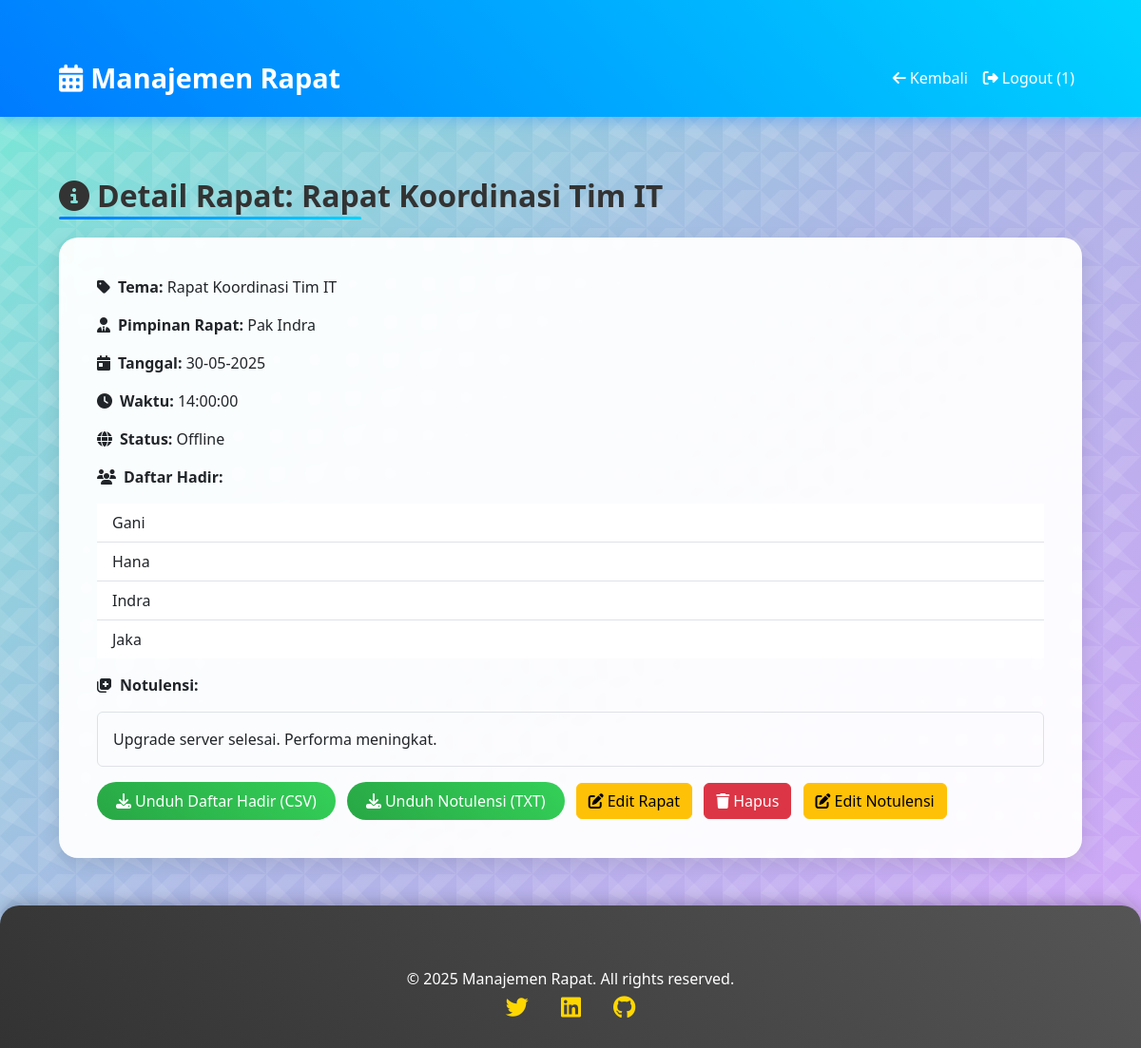
The page /view_meeting.php?id=30 (signed in) on the database its author committed.
### tables this page shows
CREATE TABLE `meetings` (
  `id` int NOT NULL,
  `theme` varchar(255) NOT NULL,
  `meeting_date` date NOT NULL,
  `meeting_time` time NOT NULL,
  `status` enum('Online','Offline') NOT NULL,
  `attendees` text NOT NULL,
  `notes` text NOT NULL,
  `meeting_link` varchar(255) DEFAULT NULL,
  `file_path` varchar(255) DEFAULT NULL,
  `leader` varchar(100) NOT NULL,
  `department` enum('IT','Marketing','HR','Keuangan','Produksi','Sales') NOT NULL,
  `created_at` timestamp NULL DEFAULT CURRENT_TIMESTAMP
);

### view_meeting.php (the view, shortened to what this page needs)
<?php
require 'config.php';
$role = mysqli_fetch_assoc(mysqli_query($conn, "SELECT role FROM users WHERE id = " . $_SESSION['user_id']))['role'];
$id = intval($_GET['id']);
$query = "SELECT * FROM meetings WHERE id = $id";
$result = mysqli_query($conn, $query);
$meeting = mysqli_fetch_assoc($result);
?>
<!DOCTYPE html>
<html lang="id">
<head>
    <link href="https://cdn.jsdelivr.net/npm/bootstrap@5.3.0/dist/css/bootstrap.min.css" rel="stylesheet">
    <link rel="stylesheet" href="https://cdnjs.cloudflare.com/ajax/libs/font-awesome/6.4.0/css/all.min.css">
    <link rel="stylesheet" href="styles.css">
</head>
<body>
    <nav class="navbar navbar-expand-lg navbar-dark">
        <div class="container">
            <a class="navbar-brand" href="index.php"><i class="fas fa-calendar-alt me-2"></i>Manajemen Rapat</a>
            <div class="collapse navbar-collapse" id="navbarNav">
                <div class="navbar-nav ms-auto">
                    <a class="nav-link" href="index.php"><i class="fas fa-arrow-left me-1"></i>Kembali</a>
                    <a class="nav-link" href="logout.php"><i class="fas fa-sign-out-alt me-1"></i>Logout (<?php echo htmlspecialchars($_SESSION['user_id']); ?>)</a>
                </div>
            </div>
        </div>
    </nav>
    <div class="container">
        <h2 class="my-4"><i class="fas fa-info-circle me-2"></i>Detail Rapat: <?php echo htmlspecialchars($meeting['theme']); ?></h2>
        <div class="card p-4">
            <div class="card-body">
                <p><strong><i class="fas fa-tag me-2"></i>Tema:</strong> <?php echo htmlspecialchars($meeting['theme']); ?></p>
                <p><strong><i class="fas fa-user-tie me-2"></i>Pimpinan Rapat:</strong> <?php echo htmlspecialchars($meeting['leader']); ?></p>
                <p><strong><i class="fas fa-calendar-day me-2"></i>Tanggal:</strong> <?php echo date('d-m-Y', strtotime($meeting['meeting_date'])); ?></p>
                <p><strong><i class="fas fa-clock me-2"></i>Waktu:</strong> <?php echo htmlspecialchars($meeting['meeting_time']); ?></p>
                <p><strong><i class="fas fa-globe me-2"></i>Status:</strong> <?php echo htmlspecialchars($meeting['status']); ?></p>
                <p><strong><i class="fas fa-users me-2"></i>Daftar Hadir:</strong></p>
                <ul class="list-group list-group-flush mb-3">
                    <?php
                    $attendees = explode(',', $meeting['attendees']);
                    foreach ($attendees as $attendee) {
                        echo "<li class='list-group-item'>" . htmlspecialchars(trim($attendee)) . "</li>";
                    }
                    ?>
                </ul>
                <p><strong><i class="fas fa-notes-medical me-2"></i>Notulensi:</strong></p>
                <p class="border p-3 rounded"><?php echo nl2br(htmlspecialchars($meeting['notes'])); ?></p>
                <div class="mt-3">
                    <a href="view_meeting.php?id=<?php echo $id; ?>&download=1" class="btn btn-success me-2"><i class="fas fa-download me-1"></i>Unduh Daftar Hadir (CSV)</a>
                    <a href="view_meeting.php?id=<?php echo $id; ?>&download_notes=1" class="btn btn-success me-2"><i class="fas fa-download me-1"></i>Unduh Notulensi (TXT)</a>
                    <?php if ($role == 'Admin'): ?>
                        <button type="button" class="btn btn-warning me-2" data-bs-toggle="modal" data-bs-target="#editModal"><i class="fas fa-edit me-1"></i>Edit Rapat</button>
                        <a href="view_meeting.php?id=<?php echo $id; ?>&delete=1" class="btn btn-danger me-2" onclick="return confirm('Yakin ingin menghapus rapat ini?')"><i class="fas fa-trash me-1"></i>Hapus</a>
                    <?php endif; ?>
                    <button type="button" class="btn btn-warning me-2" data-bs-toggle="modal" data-bs-target="#editNotesModal"><i class="fas fa-edit me-1"></i>Edit Notulensi</button>
                </div>
            </div>
        </div>
    </div>
    <footer class="footer">
        <div class="container">
            <p>© 2025 Manajemen Rapat. All rights reserved.</p>
            <div>
                <a href="#"><i class="fab fa-twitter"></i></a>
                <a href="#"><i class="fab fa-linkedin"></i></a>
                <a href="#"><i class="fab fa-github"></i></a>
            </div>
        </div>
    </footer>
</body>
</html>

### styles.css (style rules this page uses)
body { background: linear-gradient(135deg, #74ebd5, #acb6e5, #d4a5f9); font-family: "Segoe UI", Tahoma, Geneva, Verdana, sans-serif; color: #333; min-height: 100vh; position: relative; overflow-x: hidden; }
body::before { content: ""; position: absolute; top: 0; left: 0; width: 100%; height: 100%; z-index: -1; }
.navbar { background: linear-gradient(45deg, #007bff, #00d4ff); box-shadow: 0 4px 15px rgba(0, 123, 255, 0.3); padding: 15px 0; transition: all 0.3s ease; }
.navbar-brand { font-weight: bold; font-size: 1.8rem; color: #fff !important; }
.navbar-nav .nav-link { color: white !important; font-weight: 500; transition: all 0.3s ease; padding: 10px 15px; }
.container { max-width: 1100px; margin-top: 40px; animation: fadeIn 1s ease-in; }
h2 { font-weight: 600; color: #333; position: relative; display: inline-block; }
h2::after { content: ""; position: absolute; bottom: -5px; left: 0; width: 50%; height: 3px; background: linear-gradient(45deg, #007bff, #00d4ff); border-radius: 3px; }
.card { border: none; border-radius: 20px; box-shadow: 0 6px 20px rgba(0, 0, 0, 0.1); transition: all 0.3s ease; background: rgba(255, 255, 255, 0.95); backdrop-filter: blur(5px); }
.btn-success { background: linear-gradient(45deg, #28a745, #34d058); border: none; border-radius: 20px; padding: 8px 20px; color: white; transition: all 0.3s ease; }
.footer { background: linear-gradient(45deg, #333, #555); color: white; padding: 25px 0; margin-top: 50px; text-align: center; border-top-left-radius: 20px; border-top-right-radius: 20px; box-shadow: 0 -4px 15px rgba(0, 0, 0, 0.2); }
.footer p { margin: 0; font-size: 1rem; }
.footer a { color: #ffd700; text-decoration: none; margin: 0 15px; font-size: 1.5rem; transition: all 0.3s ease; }

### rows shown on the page
meetings: theme "Rapat Koordinasi Tim IT", leader "Pak Indra", meeting_date "30-05-2025", meeting_time "14:00:00", status "Offline", attendees "Gani", attendees "Hana", attendees "Indra", attendees "Jaka", notes "Upgrade server selesai. Performa meningkat."

### other values the page prints
$_SESSION['user_id'] "1"
